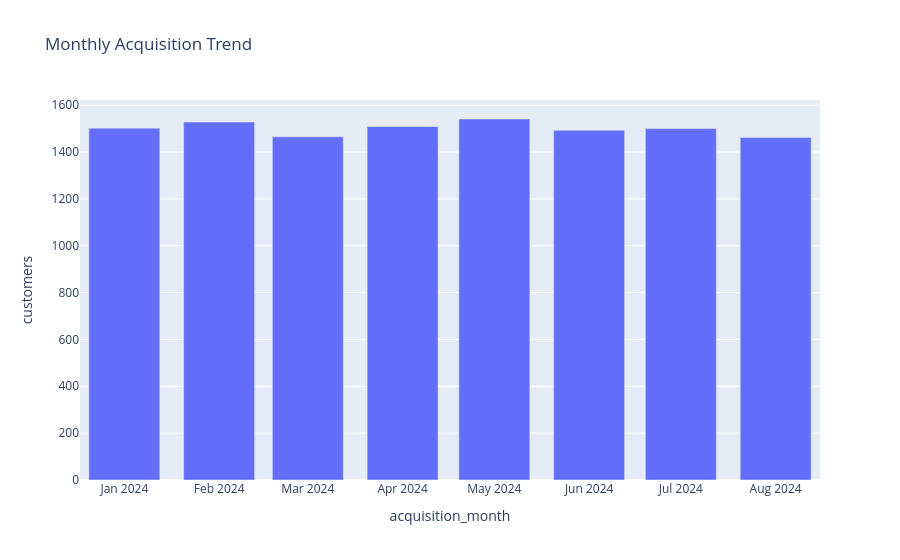

Notebook code for this chart:
### Code cell
acquisition_trend = (
    df_cohort.groupby("acquisition_month", as_index=False)
    .agg(customers=("user_id", "count"))
)

fig = px.bar(
    acquisition_trend,
    x="acquisition_month",
    y="customers",
    title="Monthly Acquisition Trend"
)

fig.show()

### Figure 1 — Plotly figure (JSON) as saved in the notebook; plotly's stock layout.template omitted (floating-point values rounded to 4 significant figures)
{"data": [{"hovertemplate": "acquisition_month=%{x}<br>customers=%{y}<extra></extra>", "legendgroup": "", "marker": {"color": "#636efa", "pattern": {"shape": ""}}, "name": "", "orientation": "v", "showlegend": false, "textposition": "auto", "type": "bar", "x": ["2024-01", "2024-02", "2024-03", "2024-04", "2024-05", "2024-06", "2024-07", "2024-08"], "xaxis": "x", "y": [1502, 1528, 1465, 1509, 1541, 1493, 1500, 1462], "yaxis": "y"}], "layout": {"barmode": "relative", "legend": {"tracegroupgap": 0}, "title": {"text": "Monthly Acquisition Trend"}, "xaxis": {"anchor": "y", "domain": [0, 1], "title": {"text": "acquisition_month"}}, "yaxis": {"anchor": "x", "domain": [0, 1], "title": {"text": "customers"}}}}
